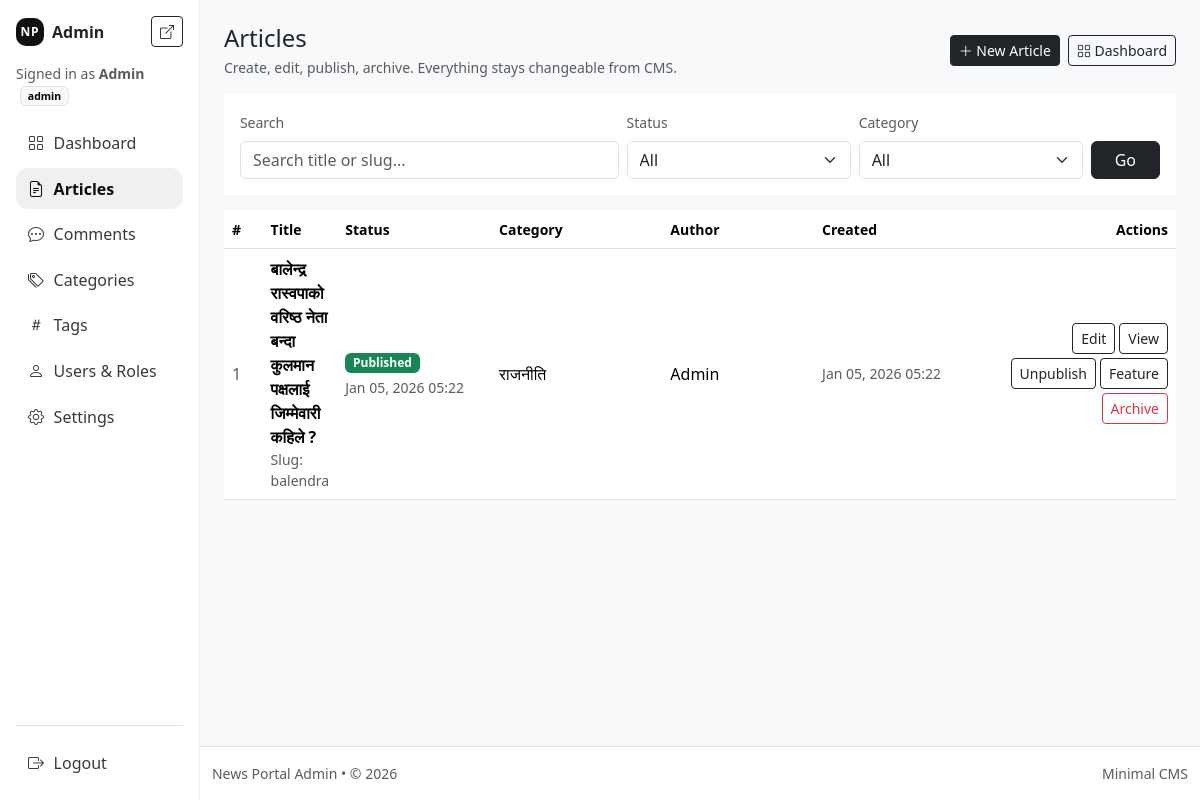
The page /public/admin/articles.php (signed in) on the database its author committed.
### tables this page shows
CREATE TABLE `articles` (
  `id` int(11) NOT NULL,
  `title` varchar(255) NOT NULL,
  `slug` varchar(255) NOT NULL,
  `summary` text DEFAULT NULL,
  `content` longtext NOT NULL,
  `cover_image` varchar(255) DEFAULT NULL,
  `source_name` varchar(100) DEFAULT NULL,
  `source_url` varchar(500) DEFAULT NULL,
  `media_type` varchar(20) NOT NULL DEFAULT 'none',
  `media_url` varchar(500) DEFAULT NULL,
  `meta_title` varchar(255) DEFAULT NULL,
  `meta_description` text DEFAULT NULL,
  `category_id` int(11) DEFAULT NULL,
  `status` enum('draft','published','archived') NOT NULL DEFAULT 'draft',
  `is_featured` tinyint(1) NOT NULL DEFAULT 0,
  `allow_comments` tinyint(1) NOT NULL DEFAULT 1,
  `created_by` int(11) NOT NULL,
  `published_at` datetime DEFAULT NULL,
  `created_at` datetime NOT NULL DEFAULT current_timestamp(),
  `updated_at` datetime NOT NULL DEFAULT current_timestamp() ON UPDATE current_timestamp()
);

CREATE TABLE `categories` (
  `id` int(11) NOT NULL,
  `name` varchar(100) NOT NULL,
  `description` text DEFAULT NULL,
  `slug` varchar(120) NOT NULL,
  `meta_title` varchar(255) DEFAULT NULL,
  `meta_description` text DEFAULT NULL,
  `sort_order` int(11) NOT NULL DEFAULT 0,
  `is_active` tinyint(1) NOT NULL DEFAULT 1,
  `created_at` datetime NOT NULL DEFAULT current_timestamp()
);

CREATE TABLE `users` (
  `id` int(11) NOT NULL,
  `name` varchar(150) NOT NULL,
  `email` varchar(191) NOT NULL,
  `password_hash` varchar(255) NOT NULL,
  `role` enum('user','editor','admin') NOT NULL DEFAULT 'user',
  `avatar_url` varchar(255) DEFAULT NULL,
  `bio` text DEFAULT NULL,
  `is_active` tinyint(1) NOT NULL DEFAULT 1,
  `created_at` datetime NOT NULL DEFAULT current_timestamp()
);

### public/admin/articles.php (the view, shortened to what this page needs)
<?php
$pdo = db();
$ADMIN_URL = rtrim(BASE_URL, '/') . '/admin';
function h(?string $v): string
{
    return htmlspecialchars((string) $v, ENT_QUOTES, 'UTF-8');
}
$q = trim((string) ($_GET['q'] ?? ''));
$sql = "
    SELECT a.id, a.title, a.slug, a.status, a.is_featured, a.published_at, a.created_at,
           c.name AS category_name,
           u.name AS author_name
    FROM articles a
    LEFT JOIN categories c ON c.id = a.category_id
    LEFT JOIN users u ON u.id = a.created_by
    WHERE 1=1
";
$params = [];
$sql .= " ORDER BY a.created_at DESC LIMIT 80";
$stmt = $pdo->prepare($sql);
$stmt->execute($params);
$rows = $stmt->fetchAll() ?: [];
require_once __DIR__ . '/_partials/admin_header.php';
require_once __DIR__ . '/_partials/admin_nav.php';
?>
<main id="main" class="container-fluid p-3 p-md-4">
    <div
        class="d-flex flex-column flex-lg-row justify-content-between align-items-start align-items-lg-center gap-2 mb-3">
        <div>
            <h1 class="h4 mb-1">Articles</h1>
            <div class="small text-muted">Create, edit, publish, archive. Everything stays changeable from CMS.</div>
        </div>
        <div class="d-flex gap-2 flex-wrap">
            <a class="btn btn-sm btn-dark" href="<?= h($ADMIN_URL) ?>/article_form.php">
                <i class="bi bi-plus-lg"></i> New Article
            </a>
            <a class="btn btn-sm btn-outline-dark" href="<?= h($ADMIN_URL) ?>/dashboard.php">
                <i class="bi bi-grid"></i> Dashboard
            </a>
        </div>
    </div>
    <div class="np-card p-3 bg-white mb-3">
        <form class="row g-2 align-items-end" method="get" action="">
            <div class="col-12 col-lg-5">
                <label class="form-label small text-muted">Search</label>
                <input class="form-control" type="text" name="q" value="<?= h($q) ?>"
                    placeholder="Search title or slug...">
            </div>
            <div class="col-12 col-md-4 col-lg-3">
                <label class="form-label small text-muted">Status</label>
                <select class="form-select" name="status">
                    <option value="">All</option>
                </select>
            </div>
            <div class="col-12 col-md-4 col-lg-3">
                <label class="form-label small text-muted">Category</label>
                <select class="form-select" name="category_id">
                    <option value="0">All</option>
                </select>
            </div>
            <div class="col-12 col-md-4 col-lg-1 d-grid">
                <button class="btn btn-dark" type="submit">Go</button>
            </div>
        </form>
    </div>
    <div class="np-card p-0 bg-white overflow-hidden">
        <div class="table-responsive">
            <table class="table align-middle mb-0">
                <thead class="border-bottom">
                    <tr class="small text-muted">
                        <th style="width: 40px;">#</th>
                        <th>Title</th>
                        <th style="width: 160px;">Status</th>
                        <th style="width: 180px;">Category</th>
                        <th style="width: 160px;">Author</th>
                        <th style="width: 170px;">Created</th>
                        <th style="width: 210px;" class="text-end">Actions</th>
                    </tr>
                </thead>
                <tbody>
                    <?php if (empty($rows)): ?>
                        <tr>
                            <td colspan="7" class="p-4 text-muted">No articles found.</td>
                        </tr>
                    <?php else: ?>
                        <?php foreach ($rows as $i => $r): ?>
                            <?php
                            $id = (int) $r['id'];
                            $st = (string) $r['status'];
                            $badge = 'text-bg-light border';
                            if ($st === 'published')
                                $badge = 'text-bg-success';
                            elseif ($st === 'draft')
                                $badge = 'text-bg-warning';
                            elseif ($st === 'archived')
                                $badge = 'text-bg-secondary';
                            ?>
                            <tr>
                                <td class="text-muted"><?= $i + 1 ?></td>
                                <td>
                                    <div class="fw-semibold"><?= h($r['title']) ?></div>
                                    <div class="small text-muted">Slug:
                                        <?= h($r['slug']) ?>         <?= ((int) $r['is_featured'] === 1) ? ' • Featured' : '' ?>
                                    </div>
                                </td>
                                <td>
                                    <span class="badge <?= h($badge) ?>"><?= h(ucfirst($st)) ?></span>
                                    <?php if (!empty($r['published_at'])): ?>
                                        <div class="small text-muted mt-1">
                                            <?= h(date('M d, Y H:i', strtotime((string) $r['published_at']))) ?>
                                        </div>
                                    <?php endif; ?>
                                </td>
                                <td><?= h($r['category_name'] ?? '-') ?></td>
                                <td><?= h($r['author_name'] ?? '-') ?></td>
                                <td class="text-muted small"><?= h(date('M d, Y H:i', strtotime((string) $r['created_at']))) ?>
                                </td>
                                <td class="text-end">
                                    <div class="d-inline-flex gap-1 flex-wrap justify-content-end">
                                        <a class="btn btn-sm btn-outline-dark"
                                            href="<?= h($ADMIN_URL) ?>/article_form.php?id=<?= $id ?>">Edit</a>
                                        <a class="btn btn-sm btn-outline-dark" target="_blank" rel="noopener"
                                            href="<?= h(BASE_URL) ?>/article.php?slug=<?= urlencode((string) $r['slug']) ?>">View</a>
                                        <form method="post" action="<?= h($ADMIN_URL) ?>/article_status.php" class="d-inline">
                                            <?php if ($st === 'published'): ?>
                                                <button class="btn btn-sm btn-outline-dark" name="action" value="draft"
                                                    type="submit">Unpublish</button>
                                            <?php else: ?>
                                                <button class="btn btn-sm btn-dark" name="action" value="publish"
                                                    type="submit">Publish</button>
                                            <?php endif; ?>
                                        </form>
                                        <form method="post" action="<?= h($ADMIN_URL) ?>/article_status.php" class="d-inline">
                                            <button class="btn btn-sm btn-outline-dark" name="action" value="toggle_featured"
                                                type="submit" title="Toggle Featured">
                                                <?= ((int) $r['is_featured'] === 1) ? 'Unfeature' : 'Feature' ?>
                                            </button>
                                        </form>
                                        <form method="post" action="<?= h($ADMIN_URL) ?>/article_delete.php" class="d-inline"
                                            onsubmit="return confirm('Archive this article? (You can restore later)');">
                                            <button class="btn btn-sm btn-outline-danger" type="submit">Archive</button>
                                        </form>
                                    </div>
                                </td>
                            </tr>
                        <?php endforeach; ?>
                    <?php endif; ?>
                </tbody>
            </table>
        </div>
    </div>
</main>
<?php require_once __DIR__ . '/_partials/admin_footer.php'; ?>

### rows shown on the page
articles: title "बालेन्द्र रास्वपाको वरिष्ठ नेता बन्दा कुलमान पक्षलाई जिम्मेवारी कहिले ?", slug "balendra", status "Published", published_at "Jan 05, 2026 05:22", category.name "राजनीति", created_by.name "Admin", created_at "Jan 05, 2026 05:22", shows "Unpublish", is_featured "Feature"

### other values the page prints
$user['name'] "Admin"
$role "admin"
APP_NAME "News Portal"
